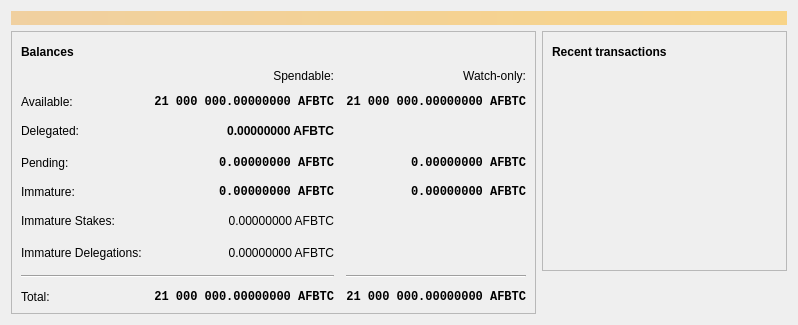
<?xml version="1.0" encoding="UTF-8"?>
<ui version="4.0">
 <class>OverviewPage</class>
 <widget class="QWidget" name="OverviewPage">
  <property name="geometry">
   <rect>
    <x>0</x>
    <y>0</y>
    <width>798</width>
    <height>318</height>
   </rect>
  </property>
  <property name="windowTitle">
   <string>Form</string>
  </property>
  <layout class="QVBoxLayout" name="topLayout">
   <item>
    <widget class="QLabel" name="labelAlerts">
     <property name="visible">
      <bool>false</bool>
     </property>
     <property name="styleSheet">
      <string notr="true">QLabel { background-color: qlineargradient(x1: 0, y1: 0, x2: 1, y2: 0, stop:0 #F0D0A0, stop:1 #F8D488); color:#000000; }</string>
     </property>
     <property name="wordWrap">
      <bool>true</bool>
     </property>
     <property name="margin">
      <number>3</number>
     </property>
     <property name="textInteractionFlags">
      <set>Qt::TextSelectableByMouse</set>
     </property>
    </widget>
   </item>
   <item>
    <layout class="QHBoxLayout" name="horizontalLayout" stretch="1,1">
     <item>
      <layout class="QVBoxLayout" name="verticalLayout_2">
       <item>
        <widget class="QFrame" name="frame">
         <property name="frameShape">
          <enum>QFrame::StyledPanel</enum>
         </property>
         <property name="frameShadow">
          <enum>QFrame::Raised</enum>
         </property>
         <layout class="QVBoxLayout" name="verticalLayout_4">
          <item>
           <layout class="QHBoxLayout" name="horizontalLayout_4">
            <item>
             <widget class="QLabel" name="label_5">
              <property name="font">
               <font>
                <weight>75</weight>
                <bold>true</bold>
               </font>
              </property>
              <property name="text">
               <string>Balances</string>
              </property>
             </widget>
            </item>
            <item>
             <widget class="QPushButton" name="labelWalletStatus">
              <property name="enabled">
               <bool>true</bool>
              </property>
              <property name="maximumSize">
               <size>
                <width>30</width>
                <height>16777215</height>
               </size>
              </property>
              <property name="toolTip">
               <string>The displayed information may be out of date. Your wallet automatically synchronizes with the Bitcoin network after a connection is established, but this process has not completed yet.</string>
              </property>
              <property name="text">
               <string/>
              </property>
              <property name="icon">
               <iconset resource="../bitcoin.qrc">
                <normaloff>:/icons/warning</normaloff>
                <disabledoff>:/icons/warning</disabledoff>:/icons/warning</iconset>
              </property>
              <property name="iconSize">
               <size>
                <width>24</width>
                <height>24</height>
               </size>
              </property>
              <property name="flat">
               <bool>true</bool>
              </property>
             </widget>
            </item>
            <item>
             <spacer name="horizontalSpacer_3">
              <property name="orientation">
               <enum>Qt::Horizontal</enum>
              </property>
              <property name="sizeHint" stdset="0">
               <size>
                <width>40</width>
                <height>20</height>
               </size>
              </property>
             </spacer>
            </item>
           </layout>
          </item>
          <item>
           <layout class="QGridLayout" name="gridLayout">
            <property name="spacing">
             <number>12</number>
            </property>
            <item row="3" column="2">
             <widget class="QLabel" name="labelWatchPending">
              <property name="font">
               <font>
                <family>Monospace</family>
                <weight>75</weight>
                <bold>true</bold>
               </font>
              </property>
              <property name="cursor">
               <cursorShape>IBeamCursor</cursorShape>
              </property>
              <property name="toolTip">
               <string>Unconfirmed transactions to watch-only addresses</string>
              </property>
              <property name="text">
               <string notr="true">0.00000000 AFBTC</string>
              </property>
              <property name="alignment">
               <set>Qt::AlignRight|Qt::AlignTrailing|Qt::AlignVCenter</set>
              </property>
              <property name="textInteractionFlags">
               <set>Qt::LinksAccessibleByMouse|Qt::TextSelectableByKeyboard|Qt::TextSelectableByMouse</set>
              </property>
             </widget>
            </item>
            <item row="3" column="1">
             <widget class="QLabel" name="labelUnconfirmed">
              <property name="font">
               <font>
                <family>Monospace</family>
                <weight>75</weight>
                <bold>true</bold>
               </font>
              </property>
              <property name="cursor">
               <cursorShape>IBeamCursor</cursorShape>
              </property>
              <property name="toolTip">
               <string>Total of transactions that have yet to be confirmed, and do not yet count toward the spendable balance</string>
              </property>
              <property name="text">
               <string notr="true">0.00000000 AFBTC</string>
              </property>
              <property name="alignment">
               <set>Qt::AlignRight|Qt::AlignTrailing|Qt::AlignVCenter</set>
              </property>
              <property name="textInteractionFlags">
               <set>Qt::LinksAccessibleByMouse|Qt::TextSelectableByKeyboard|Qt::TextSelectableByMouse</set>
              </property>
             </widget>
            </item>
            <item row="4" column="2">
             <widget class="QLabel" name="labelWatchImmature">
              <property name="font">
               <font>
                <family>Monospace</family>
                <weight>75</weight>
                <bold>true</bold>
               </font>
              </property>
              <property name="cursor">
               <cursorShape>IBeamCursor</cursorShape>
              </property>
              <property name="toolTip">
               <string>Mined balance in watch-only addresses that has not yet matured</string>
              </property>
              <property name="text">
               <string notr="true">0.00000000 AFBTC</string>
              </property>
              <property name="alignment">
               <set>Qt::AlignRight|Qt::AlignTrailing|Qt::AlignVCenter</set>
              </property>
              <property name="textInteractionFlags">
               <set>Qt::LinksAccessibleByMouse|Qt::TextSelectableByKeyboard|Qt::TextSelectableByMouse</set>
              </property>
             </widget>
            </item>
            <item row="7" column="0" colspan="2">
             <widget class="Line" name="line">
              <property name="orientation">
               <enum>Qt::Horizontal</enum>
              </property>
             </widget>
            </item>
            <item row="7" column="2">
             <widget class="Line" name="lineWatchBalance">
              <property name="sizePolicy">
               <sizepolicy hsizetype="Preferred" vsizetype="Fixed">
                <horstretch>0</horstretch>
                <verstretch>0</verstretch>
               </sizepolicy>
              </property>
              <property name="minimumSize">
               <size>
                <width>140</width>
                <height>0</height>
               </size>
              </property>
              <property name="orientation">
               <enum>Qt::Horizontal</enum>
              </property>
             </widget>
            </item>
            <item row="8" column="0">
             <widget class="QLabel" name="labelTotalText">
              <property name="text">
               <string>Total:</string>
              </property>
             </widget>
            </item>
            <item row="4" column="1">
             <widget class="QLabel" name="labelImmature">
              <property name="font">
               <font>
                <family>Monospace</family>
                <weight>75</weight>
                <bold>true</bold>
               </font>
              </property>
              <property name="cursor">
               <cursorShape>IBeamCursor</cursorShape>
              </property>
              <property name="toolTip">
               <string>Mined balance that has not yet matured</string>
              </property>
              <property name="text">
               <string notr="true">0.00000000 AFBTC</string>
              </property>
              <property name="alignment">
               <set>Qt::AlignRight|Qt::AlignTrailing|Qt::AlignVCenter</set>
              </property>
              <property name="textInteractionFlags">
               <set>Qt::LinksAccessibleByMouse|Qt::TextSelectableByKeyboard|Qt::TextSelectableByMouse</set>
              </property>
             </widget>
            </item>
            <item row="3" column="3">
             <spacer name="horizontalSpacer_2">
              <property name="orientation">
               <enum>Qt::Horizontal</enum>
              </property>
              <property name="sizeHint" stdset="0">
               <size>
                <width>40</width>
                <height>20</height>
               </size>
              </property>
             </spacer>
            </item>
            <item row="4" column="0">
             <widget class="QLabel" name="labelImmatureText">
              <property name="text">
               <string>Immature:</string>
              </property>
             </widget>
            </item>
            <item row="5" column="1">
             <widget class="QLabel" name="labelStake">
              <property name="font">
               <font>
                <weight>30</weight>
               </font>
              </property>
              <property name="cursor">
               <cursorShape>IBeamCursor</cursorShape>
              </property>
              <property name="toolTip">
               <string>Stake</string>
              </property>
              <property name="text">
               <string notr="true">0.00000000 AFBTC</string>
              </property>
              <property name="alignment">
               <set>Qt::AlignRight|Qt::AlignTrailing|Qt::AlignVCenter</set>
              </property>
              <property name="textInteractionFlags">
               <set>Qt::LinksAccessibleByMouse|Qt::TextSelectableByKeyboard|Qt::TextSelectableByMouse</set>
              </property>
             </widget>
            </item>
            <item row="5" column="3">
             <spacer name="horizontalSpacer_4">
              <property name="orientation">
               <enum>Qt::Horizontal</enum>
              </property>
              <property name="sizeHint" stdset="0">
               <size>
                <width>40</width>
                <height>20</height>
               </size>
              </property>
             </spacer>
            </item>
            <item row="5" column="0">
             <widget class="QLabel" name="labelStakeText">
              <property name="text">
                <string>Immature Stakes:</string>
              </property>
             </widget>
            </item>
            <item row="6" column="1">
             <widget class="QLabel" name="labelImmatureDelegated">
              <property name="font">
               <font>
                <weight>30</weight>
               </font>
              </property>
              <property name="cursor">
               <cursorShape>IBeamCursor</cursorShape>
              </property>
              <property name="toolTip">
               <string>Immature Delegations</string>
              </property>
              <property name="text">
               <string notr="true">0.00000000 AFBTC</string>
              </property>
              <property name="alignment">
               <set>Qt::AlignRight|Qt::AlignTrailing|Qt::AlignVCenter</set>
              </property>
              <property name="textInteractionFlags">
               <set>Qt::LinksAccessibleByMouse|Qt::TextSelectableByKeyboard|Qt::TextSelectableByMouse</set>
              </property>
             </widget>
            </item>
            <item row="6" column="3">
             <spacer name="horizontalSpacer_6">
              <property name="orientation">
               <enum>Qt::Horizontal</enum>
              </property>
              <property name="sizeHint" stdset="0">
               <size>
                <width>40</width>
                <height>20</height>
               </size>
              </property>
             </spacer>
            </item>
            <item row="6" column="0">
             <widget class="QLabel" name="labelImmatureDelegatedText">
              <property name="text">
                <string>Immature Delegations:</string>
              </property>
             </widget>
            </item>
            <item row="2" column="1">
             <widget class="QLabel" name="labelDelegated">
              <property name="font">
               <font>
                <weight>75</weight>
                <bold>true</bold>
               </font>
              </property>
              <property name="cursor">
               <cursorShape>IBeamCursor</cursorShape>
              </property>
              <property name="toolTip">
               <string>Delegated</string>
              </property>
              <property name="text">
               <string notr="true">0.00000000 AFBTC</string>
              </property>
              <property name="alignment">
               <set>Qt::AlignRight|Qt::AlignTrailing|Qt::AlignVCenter</set>
              </property>
              <property name="textInteractionFlags">
               <set>Qt::LinksAccessibleByMouse|Qt::TextSelectableByKeyboard|Qt::TextSelectableByMouse</set>
              </property>
             </widget>
            </item>
            <item row="2" column="3">
             <spacer name="horizontalSpacer_5">
              <property name="orientation">
               <enum>Qt::Horizontal</enum>
              </property>
              <property name="sizeHint" stdset="0">
               <size>
                <width>40</width>
                <height>20</height>
               </size>
              </property>
             </spacer>
            </item>
            <item row="2" column="0">
             <widget class="QLabel" name="labelDelegatedText">
              <property name="text">
                <string>Delegated:</string>
              </property>
             </widget>
            </item>
            <item row="8" column="1">
             <widget class="QLabel" name="labelTotal">
              <property name="font">
               <font>
                <family>Monospace</family>
                <weight>75</weight>
                <bold>true</bold>
               </font>
              </property>
              <property name="cursor">
               <cursorShape>IBeamCursor</cursorShape>
              </property>
              <property name="toolTip">
               <string>Your current total balance</string>
              </property>
              <property name="text">
               <string notr="true">21 000 000.00000000 AFBTC</string>
              </property>
              <property name="alignment">
               <set>Qt::AlignRight|Qt::AlignTrailing|Qt::AlignVCenter</set>
              </property>
              <property name="textInteractionFlags">
               <set>Qt::LinksAccessibleByMouse|Qt::TextSelectableByKeyboard|Qt::TextSelectableByMouse</set>
              </property>
             </widget>
            </item>
            <item row="8" column="2">
             <widget class="QLabel" name="labelWatchTotal">
              <property name="font">
               <font>
                <family>Monospace</family>
                <weight>75</weight>
                <bold>true</bold>
               </font>
              </property>
              <property name="cursor">
               <cursorShape>IBeamCursor</cursorShape>
              </property>
              <property name="toolTip">
               <string>Current total balance in watch-only addresses</string>
              </property>
              <property name="text">
               <string notr="true">21 000 000.00000000 AFBTC</string>
              </property>
              <property name="alignment">
               <set>Qt::AlignRight|Qt::AlignTrailing|Qt::AlignVCenter</set>
              </property>
              <property name="textInteractionFlags">
               <set>Qt::LinksAccessibleByMouse|Qt::TextSelectableByKeyboard|Qt::TextSelectableByMouse</set>
              </property>
             </widget>
            </item>
            <item row="0" column="2">
             <widget class="QLabel" name="labelWatchonly">
              <property name="text">
               <string>Watch-only:</string>
              </property>
              <property name="alignment">
               <set>Qt::AlignRight|Qt::AlignTrailing|Qt::AlignVCenter</set>
              </property>
             </widget>
            </item>
            <item row="1" column="0">
             <widget class="QLabel" name="labelBalanceText">
              <property name="text">
               <string>Available:</string>
              </property>
             </widget>
            </item>
            <item row="1" column="1">
             <widget class="QLabel" name="labelBalance">
              <property name="font">
               <font>
                <family>Monospace</family>
                <weight>75</weight>
                <bold>true</bold>
               </font>
              </property>
              <property name="cursor">
               <cursorShape>IBeamCursor</cursorShape>
              </property>
              <property name="toolTip">
               <string>Your current spendable balance</string>
              </property>
              <property name="text">
               <string notr="true">21 000 000.00000000 AFBTC</string>
              </property>
              <property name="alignment">
               <set>Qt::AlignRight|Qt::AlignTrailing|Qt::AlignVCenter</set>
              </property>
              <property name="textInteractionFlags">
               <set>Qt::LinksAccessibleByMouse|Qt::TextSelectableByKeyboard|Qt::TextSelectableByMouse</set>
              </property>
             </widget>
            </item>
            <item row="1" column="2">
             <widget class="QLabel" name="labelWatchAvailable">
              <property name="font">
               <font>
                <family>Monospace</family>
                <weight>75</weight>
                <bold>true</bold>
               </font>
              </property>
              <property name="cursor">
               <cursorShape>IBeamCursor</cursorShape>
              </property>
              <property name="toolTip">
               <string>Your current balance in watch-only addresses</string>
              </property>
              <property name="text">
               <string notr="true">21 000 000.00000000 AFBTC</string>
              </property>
              <property name="alignment">
               <set>Qt::AlignRight|Qt::AlignTrailing|Qt::AlignVCenter</set>
              </property>
              <property name="textInteractionFlags">
               <set>Qt::LinksAccessibleByMouse|Qt::TextSelectableByKeyboard|Qt::TextSelectableByMouse</set>
              </property>
             </widget>
            </item>
            <item row="3" column="0">
             <widget class="QLabel" name="labelPendingText">
              <property name="text">
               <string>Pending:</string>
              </property>
             </widget>
            </item>
            <item row="0" column="1">
             <widget class="QLabel" name="labelSpendable">
              <property name="text">
               <string>Spendable:</string>
              </property>
              <property name="alignment">
               <set>Qt::AlignRight|Qt::AlignTrailing|Qt::AlignVCenter</set>
              </property>
             </widget>
            </item>
           </layout>
          </item>
         </layout>
        </widget>
       </item>
       <item>
        <spacer name="verticalSpacer">
         <property name="orientation">
          <enum>Qt::Vertical</enum>
         </property>
         <property name="sizeHint" stdset="0">
          <size>
           <width>20</width>
           <height>40</height>
          </size>
         </property>
        </spacer>
       </item>
      </layout>
     </item>
     <item>
      <layout class="QVBoxLayout" name="verticalLayout_3">
       <item>
        <widget class="QFrame" name="frame_2">
         <property name="frameShape">
          <enum>QFrame::StyledPanel</enum>
         </property>
         <property name="frameShadow">
          <enum>QFrame::Raised</enum>
         </property>
         <layout class="QVBoxLayout" name="verticalLayout">
          <item>
           <layout class="QHBoxLayout" name="horizontalLayout_2">
            <item>
             <widget class="QLabel" name="label_4">
              <property name="font">
               <font>
                <weight>75</weight>
                <bold>true</bold>
               </font>
              </property>
              <property name="text">
               <string>Recent transactions</string>
              </property>
             </widget>
            </item>
            <item>
             <widget class="QPushButton" name="labelTransactionsStatus">
              <property name="enabled">
               <bool>true</bool>
              </property>
              <property name="maximumSize">
               <size>
                <width>30</width>
                <height>16777215</height>
               </size>
              </property>
              <property name="toolTip">
               <string>The displayed information may be out of date. Your wallet automatically synchronizes with the Bitcoin network after a connection is established, but this process has not completed yet.</string>
              </property>
              <property name="text">
               <string/>
              </property>
              <property name="icon">
               <iconset resource="../bitcoin.qrc">
                <normaloff>:/icons/warning</normaloff>
                <disabledoff>:/icons/warning</disabledoff>:/icons/warning</iconset>
              </property>
              <property name="iconSize">
               <size>
                <width>24</width>
                <height>24</height>
               </size>
              </property>
              <property name="flat">
               <bool>true</bool>
              </property>
             </widget>
            </item>
            <item>
             <spacer name="horizontalSpacer">
              <property name="orientation">
               <enum>Qt::Horizontal</enum>
              </property>
              <property name="sizeHint" stdset="0">
               <size>
                <width>40</width>
                <height>20</height>
               </size>
              </property>
             </spacer>
            </item>
           </layout>
          </item>
          <item>
           <widget class="QListView" name="listTransactions">
            <property name="styleSheet">
             <string notr="true">QListView { background: transparent; }</string>
            </property>
            <property name="frameShape">
             <enum>QFrame::NoFrame</enum>
            </property>
            <property name="verticalScrollBarPolicy">
             <enum>Qt::ScrollBarAlwaysOff</enum>
            </property>
            <property name="horizontalScrollBarPolicy">
             <enum>Qt::ScrollBarAlwaysOff</enum>
            </property>
            <property name="selectionMode">
             <enum>QAbstractItemView::NoSelection</enum>
            </property>
           </widget>
          </item>
         </layout>
        </widget>
       </item>
       <item>
        <spacer name="verticalSpacer_2">
         <property name="orientation">
          <enum>Qt::Vertical</enum>
         </property>
         <property name="sizeHint" stdset="0">
          <size>
           <width>20</width>
           <height>40</height>
          </size>
         </property>
        </spacer>
       </item>
      </layout>
     </item>
    </layout>
   </item>
  </layout>
 </widget>
 <resources/>
 <connections/>
</ui>
